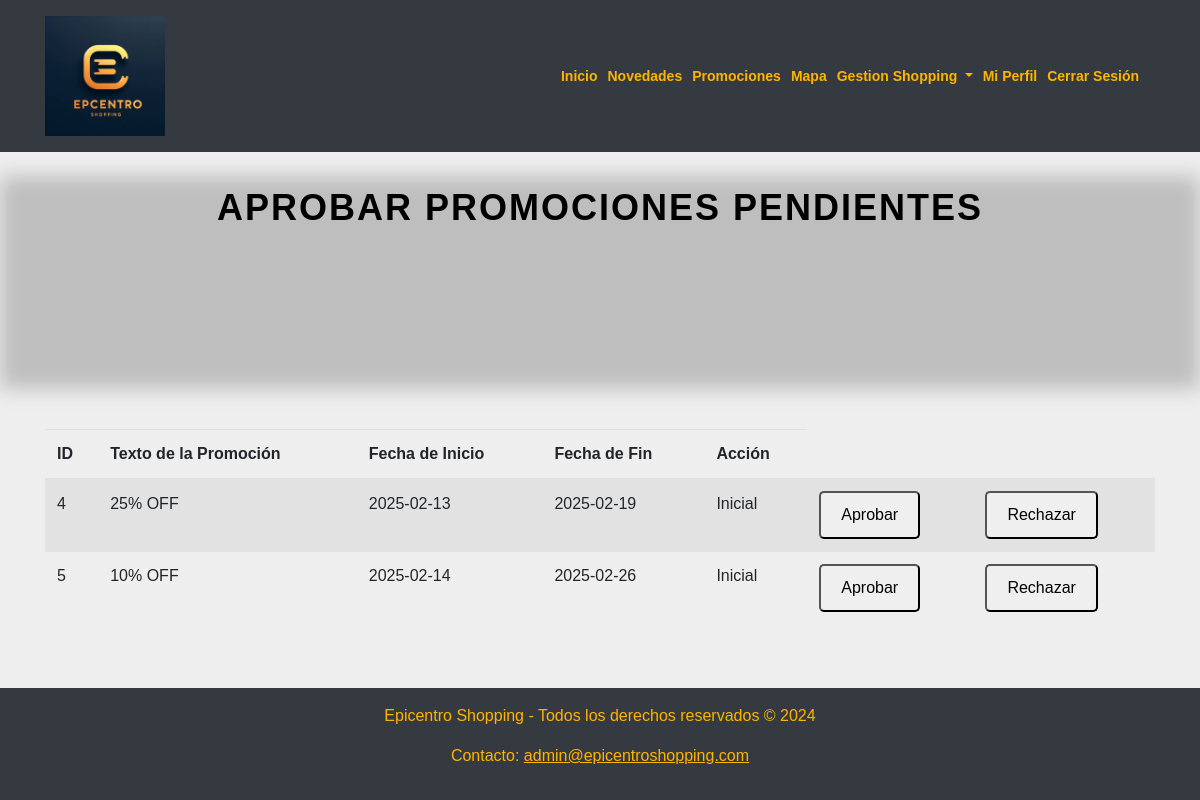
Page /admin_promociones.php (signed in) on the earlier database version.
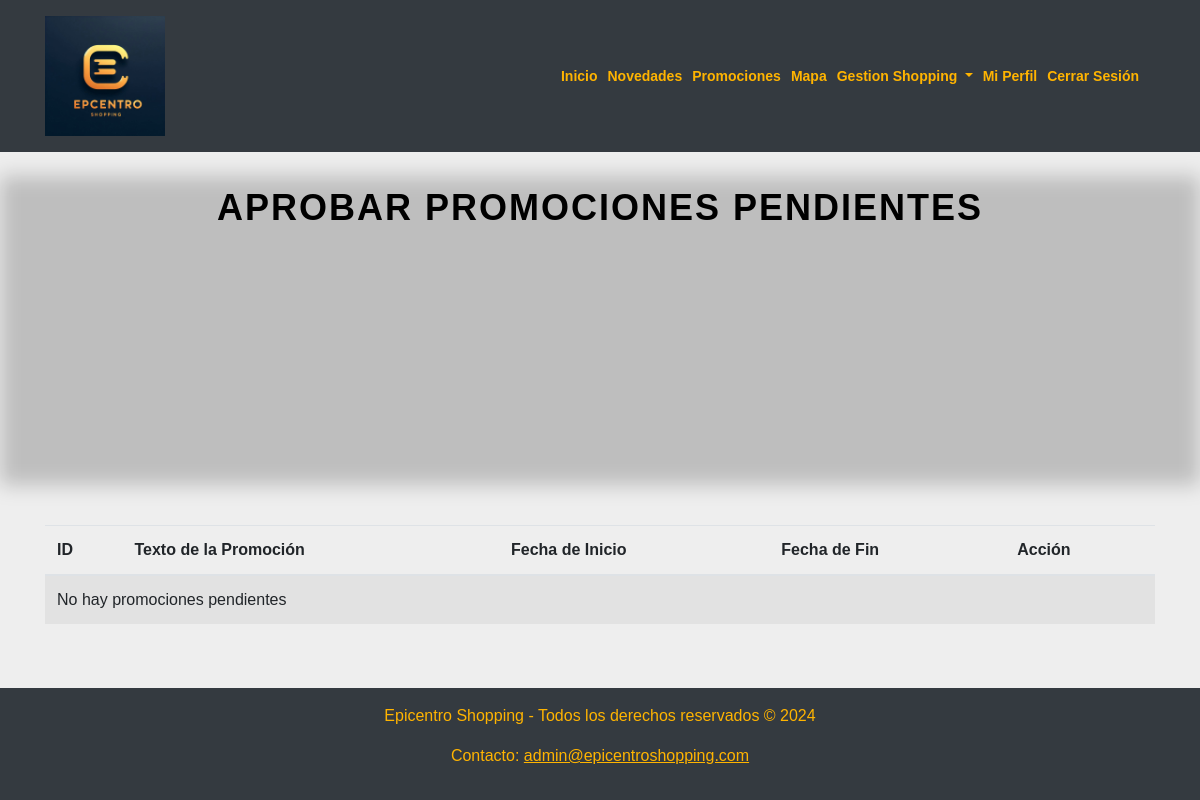
Same page on the later database version.
### tables this page shows
CREATE TABLE `promociones` (
  `id` int(11) NOT NULL,
  `local_id` int(11) DEFAULT NULL,
  `textoPromo` varchar(200) NOT NULL,
  `fecha_inicio` date NOT NULL,
  `fecha_fin` date NOT NULL,
  `diasSemana` varchar(70) NOT NULL,
  `categoriaCliente` enum('Inicial','Medium','Premium') NOT NULL,
  `estadoPromo` set('Pendiente','Aprobada','Denegada') NOT NULL
);

### admin_promociones.php (the view, shortened to what this page needs)
<!DOCTYPE html>
<html lang="es">
<head>
    <link rel="stylesheet" href="https://stackpath.bootstrapcdn.com/bootstrap/4.5.2/css/bootstrap.min.css">
    <link rel="stylesheet" href="./css/admin_promociones.css">
    <link rel="stylesheet" href="./css/styles.css">
    <link rel="stylesheet" href="./css/styles_fondo_and_titles.css">
</head>
<body>
    <div class="wrapper">
        <?php include './includes/header.php'; ?>
        <h2 class="text-center my-4">Aprobar Promociones Pendientes</h2>
        <main class="container">
            <form action="./private/controAcepPromo.php" method="POST">
                <table class="table table-striped">
                    <thead>
                        <tr>
                            <th>ID</th>
                            <th>Texto de la Promoción</th>
                            <th>Fecha de Inicio</th>
                            <th>Fecha de Fin</th>
                            <th>Acción</th>
                        </tr>
                    </thead>
                    <tbody>
                        <?php
                        $conn = new mysqli("127.0.0.1", "root", "", "shopping_db", 3309);
                $sql = "SELECT id, textoPromo, fecha_inicio, fecha_fin, categoriaCliente FROM promociones WHERE estadoPromo = 'Pendiente'";
                $result = $conn->query($sql);
                if ($result->num_rows > 0) {
                    while($row = $result->fetch_assoc()) {
                        echo "<tr>";
                        echo "<td>" . $row['id'] . "</td>";
                        echo "<td>" . $row['textoPromo'] . "</td>";
                        echo "<td>" . $row['fecha_inicio'] . "</td>";
                        echo "<td>" . $row['fecha_fin'] . "</td>";
                        echo "<td>" . $row['categoriaCliente'] . "</td>";
                        echo "<td><button type='submit' class='green' name='aprobar' value='" . $row['id'] . "'>Aprobar</button></td>";
                        echo "<td><button type='submit' class='red' name='rechazar'  value='" . $row['id'] . "'>Rechazar</button></td>";
                        echo "</tr>";
                    }
                } else {
                    echo "<tr><td colspan='5'>No hay promociones pendientes</td></tr>";
                }
                ?>
            </table>
        </form>
        </main>
        <?php include './includes/footer.php'; ?>
    </div>
</body>
</html>

### includes/header.php (shortened to what this page needs)
<?php
$user_tipo = isset($_SESSION['user_tipo']) ? $_SESSION['user_tipo'] : 'Visitante';
?>
<link rel="stylesheet" href="../css/header.css">
<header class="bg-dark text-white p-3">
    <div class="container">
        <div class="d-flex justify-content-between align-items-center">
            <div class="logo">
                <a href="index.php"><img src="../assets/logo.png" alt="Epicentro Shopping Logo" class="img-fluid"></a>
            </div>
            <nav class="navbar navbar-expand-lg navbar-dark">
                <div class="collapse navbar-collapse" id="navbarNav">
                    <ul class="navbar-nav mx-auto">
                        <li class="nav-item"><a class="nav-link" href="index.php"><strong>Inicio</strong></a></li>
                        <li class="nav-item"><a class="nav-link" href="novedades.php"><strong>Novedades</strong></a></li>
                        <li class="nav-item"><a class="nav-link" href="locales.php"><strong>Promociones</strong></a></li>
                        <li class="nav-item"><a class="nav-link" href="mapadesitio.php"><strong>Mapa</strong></a></li>
                        <?php if ($user_tipo == 'Administrador'): ?>
                            <li class="nav-item dropdown">
                                <a class="nav-link dropdown-toggle" href="#" id="adminDropdown" role="button" data-toggle="dropdown" aria-haspopup="true" aria-expanded="false">
                                    <strong>Gestion Shopping</strong>
                                </a>
                            </li>
                        <?php endif; ?>
                    </ul>
                    <ul class="navbar-nav mx-auto">
                        <?php if (isset($_SESSION['user_id'])): ?>
                            <li class="nav-item mi-perfil"><a class="nav-link" href="miperfil.php"><strong>Mi Perfil</strong></a></li>
                            <li class="nav-item cerrar-sesion"><a class="nav-link" href="logout.php"><strong>Cerrar Sesión</strong></a></li>
                        <?php else: ?>
                            <li class="nav-item mi-perfil"><a class="nav-link" href="login.php"><strong>Iniciar Sesión</strong></a></li>
                        <?php endif; ?>
                    </ul>
                </div>
            </nav>
        </div>
    </div>
</header>

### includes/footer.php
<link rel="stylesheet" href="../css/footer.css">
<footer>
    <p>Epicentro Shopping - Todos los derechos reservados © 2024</p>
    <p>Contacto: <a href="mailto:admin@epicentroshopping.com" ><u>admin@epicentroshopping.com</u></a></p>
</footer>

### css/admin_promociones.css (style rules this page uses)
body { background-color: #f8f9fa; color: #333; font-family: 'Poppins', sans-serif; }
.wrapper { display: grid; min-height: 100vh; grid-template-rows: auto 1fr auto; }
.navbar-dark .navbar-nav .nav-link { color: #857c67; }
footer { background-color: #4a4e69; color: #ffb400; text-align: center; padding: 1rem; margin-top: 2rem; }
footer a { color: #ffb400; }

### css/styles.css (style rules this page uses)
body { background-color: #fff; color: #333; font-family: Arial, sans-serif; margin: 0; padding: 0; line-height: 1.5; }
main { padding: 1rem; }
.wrapper { display: grid; min-height: 100vh; grid-template-rows: auto 1fr auto; }
button { padding: 10px 20px; font-size: 16px; border-radius: 5px; transition: background-color 0.3s ease; cursor: pointer; }

### css/styles_fondo_and_titles.css (style rules this page uses)
body { background: #ecebebd7; font-family: 'Arial', sans-serif; margin: 0; padding: 0; }
h2 { font-family: 'Arial', sans-serif; font-size: 36px; color: #000; text-align: center; text-transform: uppercase; position: relative; display: inline-block; margin: 20px 0; padding: 10px; letter-spacing: 2px; font-weight: bold; animation: fadeIn 2s ease-in-out; }
h2::before { content: ''; position: absolute; top: 0; left: 0; right: 0; bottom: 0; background: rgba(0, 0, 0, 0.2); z-index: -1; filter: blur(10px); animation: shadowMove 4s infinite alternate; }

### css/header.css (style rules this page uses)
header { background-color: #343a40; color: #ffb400; padding: 0.5rem 0; }
header .logo img { max-width: 120px; height: auto; }
.navbar-dark .navbar-nav .nav-link { color: #ffb400; font-weight: bold; font-size: 14px; padding: 0.5rem 0; }
@media (min-width: 993px) { .navbar-nav { display: flex; justify-content: flex-end; width: 100%; } }
@media (min-width: 993px) { .navbar-nav .nav-item { margin-left: 10px; } }

### css/footer.css (style rules this page uses)
footer { background-color: #343a40; color: #ffb400; text-align: center; padding: 1rem; margin-top: 2rem; }

Differences in the rows shown:
removed promociones: id "4", textoPromo "25% OFF", fecha_inicio "2025-02-13", fecha_fin "2025-02-19", categoriaCliente "Inicial"
removed promociones: id "5", textoPromo "10% OFF", fecha_inicio "2025-02-14", fecha_fin "2025-02-26", categoriaCliente "Inicial"
Other differences:
text now shown: "No hay promociones pendientes"
